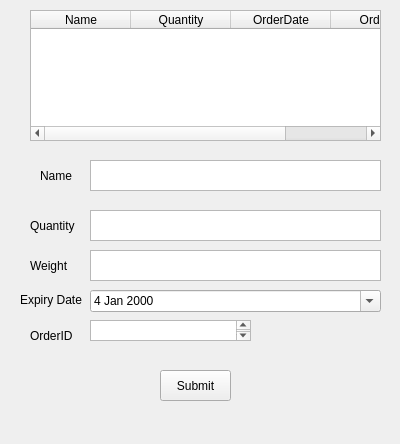
<?xml version="1.0" encoding="UTF-8"?>
<ui version="4.0">
 <class>Form</class>
 <widget class="QWidget" name="Form">
  <property name="geometry">
   <rect>
    <x>0</x>
    <y>0</y>
    <width>400</width>
    <height>444</height>
   </rect>
  </property>
  <property name="windowTitle">
   <string>Form</string>
  </property>
  <widget class="QPushButton" name="submitButton">
   <property name="geometry">
    <rect>
     <x>160</x>
     <y>370</y>
     <width>71</width>
     <height>31</height>
    </rect>
   </property>
   <property name="text">
    <string>Submit</string>
   </property>
  </widget>
  <widget class="QLabel" name="NameLabel">
   <property name="geometry">
    <rect>
     <x>40</x>
     <y>160</y>
     <width>51</width>
     <height>31</height>
    </rect>
   </property>
   <property name="text">
    <string>Name</string>
   </property>
  </widget>
  <widget class="QTextEdit" name="itemnamefield">
   <property name="geometry">
    <rect>
     <x>90</x>
     <y>160</y>
     <width>291</width>
     <height>31</height>
    </rect>
   </property>
  </widget>
  <widget class="QLabel" name="QuantityLabel">
   <property name="geometry">
    <rect>
     <x>30</x>
     <y>210</y>
     <width>51</width>
     <height>31</height>
    </rect>
   </property>
   <property name="text">
    <string>Quantity</string>
   </property>
  </widget>
  <widget class="QLabel" name="QuantityLabel_2">
   <property name="geometry">
    <rect>
     <x>20</x>
     <y>290</y>
     <width>71</width>
     <height>20</height>
    </rect>
   </property>
   <property name="text">
    <string>Expiry Date</string>
   </property>
  </widget>
  <widget class="QTableWidget" name="headchefordered">
   <property name="geometry">
    <rect>
     <x>30</x>
     <y>10</y>
     <width>351</width>
     <height>131</height>
    </rect>
   </property>
   <column>
    <property name="text">
     <string>Name</string>
    </property>
   </column>
   <column>
    <property name="text">
     <string>Quantity</string>
    </property>
   </column>
   <column>
    <property name="text">
     <string>OrderDate</string>
    </property>
   </column>
   <column>
    <property name="text">
     <string>OrderID</string>
    </property>
   </column>
  </widget>
  <widget class="QTextEdit" name="quantityfield">
   <property name="geometry">
    <rect>
     <x>90</x>
     <y>210</y>
     <width>291</width>
     <height>31</height>
    </rect>
   </property>
  </widget>
  <widget class="QDateEdit" name="expiryDate">
   <property name="geometry">
    <rect>
     <x>90</x>
     <y>290</y>
     <width>291</width>
     <height>22</height>
    </rect>
   </property>
   <property name="calendarPopup">
    <bool>true</bool>
   </property>
   <property name="date">
    <date>
     <year>2000</year>
     <month>1</month>
     <day>4</day>
    </date>
   </property>
  </widget>
  <widget class="QLabel" name="error">
   <property name="geometry">
    <rect>
     <x>60</x>
     <y>350</y>
     <width>291</width>
     <height>16</height>
    </rect>
   </property>
   <property name="styleSheet">
    <string notr="true">color: red;
</string>
   </property>
   <property name="text">
    <string/>
   </property>
  </widget>
  <widget class="QLabel" name="QuantityLabel_3">
   <property name="geometry">
    <rect>
     <x>30</x>
     <y>250</y>
     <width>51</width>
     <height>31</height>
    </rect>
   </property>
   <property name="text">
    <string>Weight</string>
   </property>
  </widget>
  <widget class="QTextEdit" name="weightfield">
   <property name="geometry">
    <rect>
     <x>90</x>
     <y>250</y>
     <width>291</width>
     <height>31</height>
    </rect>
   </property>
  </widget>
  <widget class="QLabel" name="QuantityLabel_4">
   <property name="geometry">
    <rect>
     <x>30</x>
     <y>320</y>
     <width>51</width>
     <height>31</height>
    </rect>
   </property>
   <property name="text">
    <string>OrderID</string>
   </property>
  </widget>
  <widget class="QTextEdit" name="deliveryfield">
   <property name="geometry">
    <rect>
     <x>90</x>
     <y>320</y>
     <width>161</width>
     <height>21</height>
    </rect>
   </property>
  </widget>
 </widget>
 <resources/>
 <connections/>
</ui>
